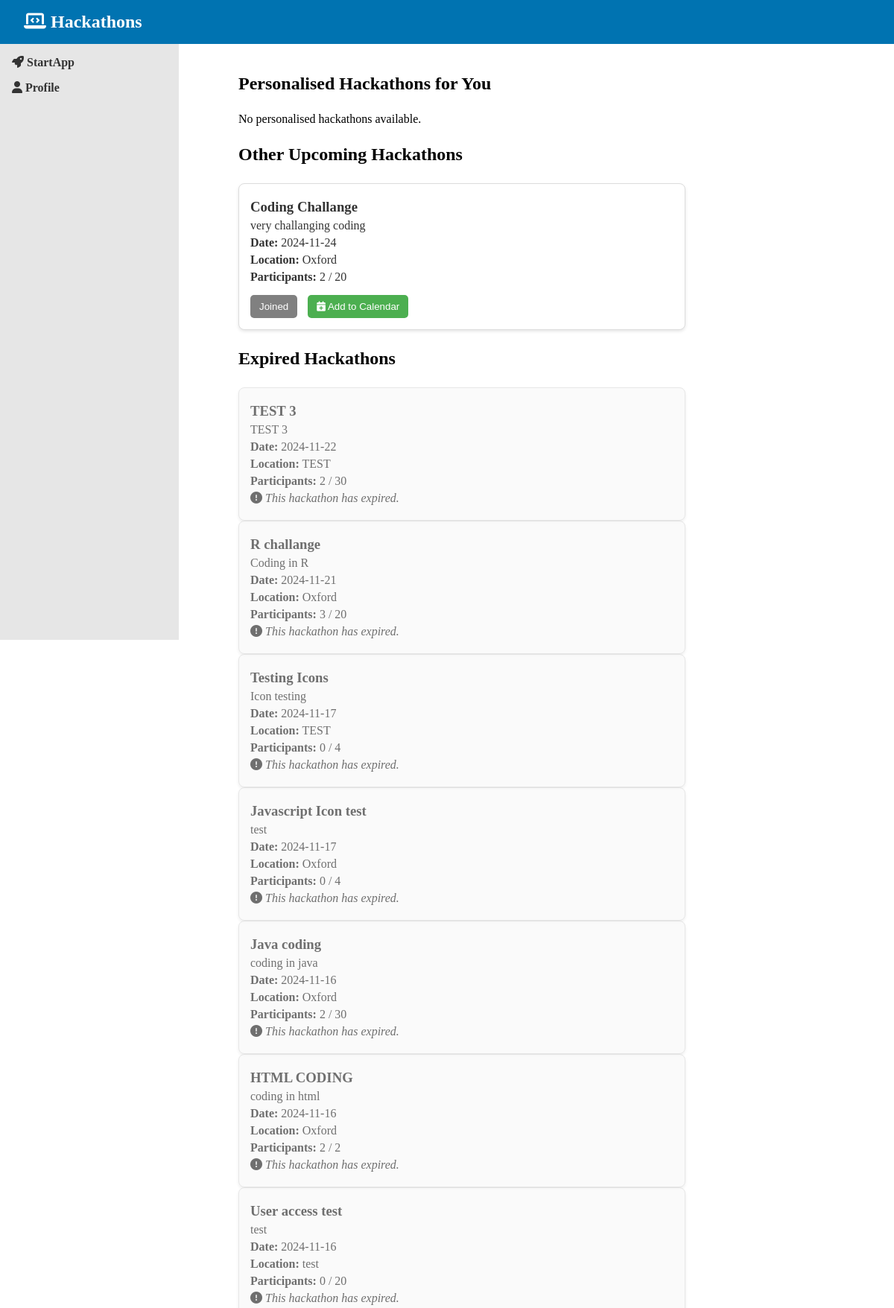
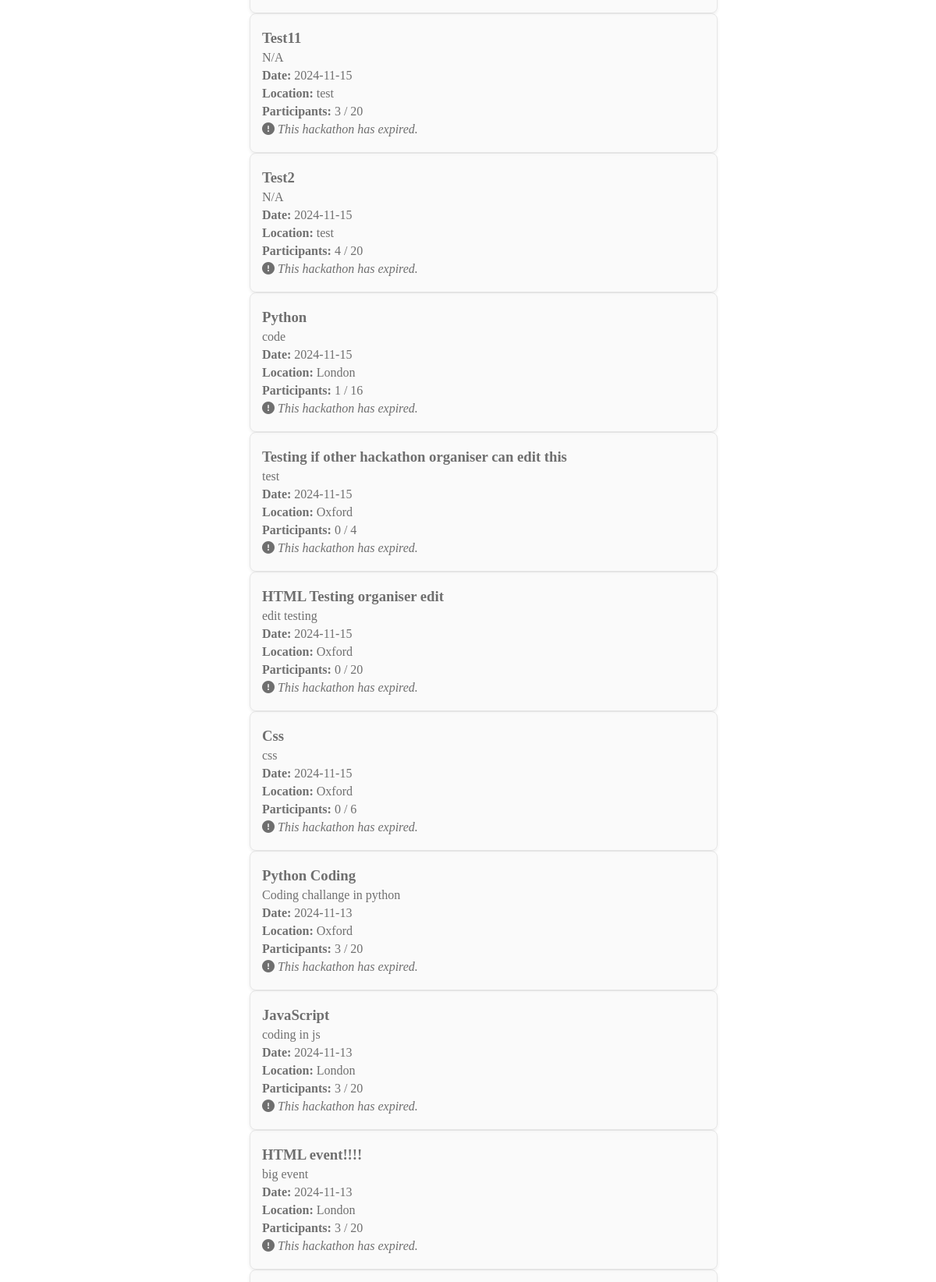
Page /hack (signed in, upper part) on the committed database (2 pictures, top to bottom).
### tables this page shows
CREATE TABLE hackathons (
    id INTEGER PRIMARY KEY AUTOINCREMENT,
    title TEXT NOT NULL,
    description TEXT NOT NULL,
    date TEXT NOT NULL,
    location TEXT NOT NULL
, max_participants INTEGER DEFAULT 0, current_participants INTEGER DEFAULT 0, created_by TEXT);

### app.py (the view, shortened to what this page needs)
@app.route('/hack', methods=['GET'])
def hack():
    if 'username' not in session:
        flash("Please log in to view hackathons.", "error")
        return redirect(url_for('home'))
    username = session['username']
    today = datetime.now().date()
    user_profile = query_db("SELECT skills FROM user_profiles WHERE username = ?", [username], one=True)
    user_skills = user_profile[0].split(',') if user_profile and user_profile[0] else []
    hackathon_base_query = """
    SELECT h.id, h.title, h.description, h.date, h.location, h.max_participants,
           h.created_by,  -- Include the creator field
           COUNT(p.id) AS current_participants,
           CASE WHEN p2.username IS NOT NULL THEN 1 ELSE 0 END AS joined
    FROM hackathons h
    LEFT JOIN participants p ON h.id = p.hackathon_id
    LEFT JOIN participants p2 ON h.id = p2.hackathon_id AND p2.username = ?
    WHERE h.date >= ?
"""
    if user_skills:
        skill_conditions = " OR ".join([
            "(LOWER(h.title) LIKE LOWER(?) OR LOWER(h.description) LIKE LOWER(?))"
            for _ in user_skills
        ])
        skill_params = [f"%{skill.strip().lower()}%" for skill in user_skills for _ in range(2)]
        matching_hackathons = query_db(f"""
            {hackathon_base_query} AND ({skill_conditions})
            GROUP BY h.id
            ORDER BY h.date ASC
        """, [username, today] + skill_params)
        other_hackathons = query_db(f"""
            {hackathon_base_query} AND NOT ({skill_conditions})
            GROUP BY h.id
            ORDER BY h.date ASC
        """, [username, today] + skill_params)
    expired_hackathons = query_db("""
        SELECT h.id, h.title, h.description, h.date, h.location, h.max_participants,
               COUNT(p.id) AS current_participants,
               CASE WHEN p2.username IS NOT NULL THEN 1 ELSE 0 END AS joined  -- Check join status for expired hackathons
        FROM hackathons h
        LEFT JOIN participants p ON h.id = p.hackathon_id
        LEFT JOIN participants p2 ON h.id = p2.hackathon_id AND p2.username = ?
        WHERE h.date < ?
        GROUP BY h.id
        ORDER BY h.date DESC
    """, [username, today])
    return render_template(
        'hack.html',
        matching_hackathons=matching_hackathons,
        other_hackathons=other_hackathons,
        expired_hackathons=expired_hackathons
    )

### app.py (called while the page is built)
def get_db():
     db = sqlite3.connect('database.sqlite')
     db.row_factory = sqlite3.Row
     return db

def query_db(query, args=(), one=False):
     cur = get_db().execute(query, args)
     rv = cur.fetchall()
     cur.close()
     return (rv[0] if rv else None) if one else rv

### templates/hack.html (shortened to what this page needs)
<!DOCTYPE html>
<html lang="en">
<head>
    <link rel="stylesheet" href="{{ url_for('static', filename='css/hack.css') }}">
</head>
<body>
    <header>
        <div class="navbar">
            <h1><i class="fas fa-laptop-code"></i> Hackathons</h1>
        </div>
    </header>
    <aside class="sidebar">
        <ul>
            <li><a href="/"><i class="fas fa-rocket"></i> StartApp</a></li>
            <li><a href="/profile"><i class="fas fa-user"></i> Profile</a></li>
        </ul>
    </aside>
    <main class="container">
        <div id="hackathon-feed">
            <h2>Personalised Hackathons for You</h2>
            <div id="personalised-hackathons">
                {% if matching_hackathons %}
                    {% for hackathon in matching_hackathons %}
                    <div class="hackathon-post" data-id="{{ hackathon.id }}">
                        <h3>{{ hackathon.title }}</h3>
                        <p>{{ hackathon.description }}</p>
                        <p><strong>Date:</strong> {{ hackathon.date }}</p>
                        <p><strong>Location:</strong> {{ hackathon.location }}</p>
                        <p class="participants-info"><strong>Participants:</strong> {{ hackathon.current_participants }} / {{ hackathon.max_participants }}</p>
                        {% if hackathon.joined == 1 %}
                            <button class="join-hackathon-btn joined" disabled>Joined</button>
                            <button onclick="location.href='/add_to_google_calendar/{{ hackathon.id }}'" class="calendar-btn">
                                <i class="fas fa-calendar-plus"></i> Add to Calendar
                            </button>
                        {% else %}
                            <button class="join-hackathon-btn" data-id="{{ hackathon.id }}" onclick="joinHackathon('{{ hackathon.id }}')">
                                <i class="fas fa-user-plus"></i> Join
                            </button>
                        {% endif %}
                        {% if session.get('username') == hackathon.created_by %}
                            <button class="edit-hackathon-btn" onclick="editHackathon('{{ hackathon.id }}')">
                                <i class="fas fa-edit"></i> Edit
                            </button>
                        {% endif %}
                    </div>
                    {% endfor %}
                {% else %}
                    <p id="no-personalised-message">No personalised hackathons available.</p>
                {% endif %}
            </div>
            <h2>Other Upcoming Hackathons</h2>
            <div id="other-hackathons">
                {% for hackathon in other_hackathons %}
                <div class="hackathon-post" data-id="{{ hackathon.id }}">
                    <h3>{{ hackathon.title }}</h3>
                    <p>{{ hackathon.description }}</p>
                    <p><strong>Date:</strong> {{ hackathon.date }}</p>
                    <p><strong>Location:</strong> {{ hackathon.location }}</p>
                    <p class="participants-info"><strong>Participants:</strong> {{ hackathon.current_participants }} / {{ hackathon.max_participants }}</p>
                    {% if hackathon.joined == 1 %}
                        <button class="join-hackathon-btn joined" disabled>Joined</button>
                        <button onclick="location.href='/add_to_google_calendar/{{ hackathon.id }}'" class="calendar-btn">
                            <i class="fas fa-calendar-plus"></i> Add to Calendar
                        </button>
                    {% else %}
                        <button class="join-hackathon-btn" data-id="{{ hackathon.id }}" onclick="joinHackathon('{{ hackathon.id }}')">
                            <i class="fas fa-user-plus"></i> Join
                        </button>
                    {% endif %}
                </div>
                {% endfor %}
            </div>
            <h2>Expired Hackathons</h2>
            <div id="expired-hackathons">
                {% for hackathon in expired_hackathons %}
                <div class="hackathon-post expired">
                    <h3>{{ hackathon.title }}</h3>
                    <p>{{ hackathon.description }}</p>
                    <p><strong>Date:</strong> {{ hackathon.date }}</p>
                    <p><strong>Location:</strong> {{ hackathon.location }}</p>
                    <p class="participants-info"><strong>Participants:</strong> {{ hackathon.current_participants }} / {{ hackathon.max_participants }}</p>
                    <p class="expired-note"><i class="fas fa-exclamation-circle"></i> This hackathon has expired.</p>
                </div>
                {% endfor %}
            </div>
        </div>
    </main>
</body>
</html>

### static/css/hack.css (style rules this page uses)
* { margin: 0; padding: 0; box-sizing: border-box; }
.navbar { background-color: #0073b1; color: white; padding: 1rem 2rem; display: flex; justify-content: space-between; align-items: center; }
.navbar h1 { font-size: 1.5rem; }
.sidebar { width: 20%; background-color: #e6e6e6; padding: 1rem; height: 100vh; position: fixed; left: 0; }
.sidebar ul { list-style: none; }
.sidebar ul li { margin-bottom: 1rem; }
.sidebar ul li a { color: #333; text-decoration: none; font-weight: bold; }
.container { width: 70%; margin: 20px auto; padding: 20px; display: flex; flex-direction: column; align-items: center; margin-left: 25%; }
#hackathon-feed { width: 100%; display: flex; flex-direction: column; gap: 25px; }
.hackathon-post { background-color: white; padding: 15px; border-radius: 8px; box-shadow: 0px 2px 4px rgba(0, 0, 0, 0.1); border: 1px solid #ddd; width: 100%; max-width: 600px; word-wrap: break-word; }
.hackathon-post h3, .hackathon-post p { text-align: left; margin: 5px 0; color: #333; }
.expired { opacity: 0.7; background-color: #f9f9f9; }
.expired-note { color: red; font-style: italic; }
.join-hackathon-btn { background-color: #0073b1; color: white; border: none; padding: 8px 12px; cursor: pointer; border-radius: 5px; margin-top: 10px; }
.join-hackathon-btn.joined { background-color: gray; cursor: default; }
.calendar-btn { background-color: #4CAF50; color: white; border: none; padding: 8px 12px; cursor: pointer; border-radius: 5px; margin-left: 10px; margin-top: 10px; }

### rows in the picture
hackathons: title "Coding Challange", description "very challanging coding", date "2024-11-24", location "Oxford", current_participants "2", max_participants "20"
hackathons: title "TEST 3", description "TEST 3", date "2024-11-22", location "TEST", current_participants "2", max_participants "30"
hackathons: title "R challange", description "Coding in R", date "2024-11-21", location "Oxford", current_participants "3", max_participants "20"
hackathons: title "Testing Icons", description "Icon testing", date "2024-11-17", location "TEST", current_participants "0", max_participants "4"
hackathons: title "Javascript Icon test", description "test", date "2024-11-17", location "Oxford", current_participants "0", max_participants "4"
hackathons: title "Java coding", description "coding in java", date "2024-11-16", location "Oxford", current_participants "2", max_participants "30"
hackathons: title "HTML CODING", description "coding in html", date "2024-11-16", location "Oxford", current_participants "2", max_participants "2"
hackathons: title "User access test", description "test", date "2024-11-16", location "test", current_participants "0", max_participants "20"
hackathons: title "Test11", description "N/A", date "2024-11-15", location "test", current_participants "3", max_participants "20"
hackathons: title "Test2", description "N/A", date "2024-11-15", location "test", current_participants "4", max_participants "20"
hackathons: title "Python", description "code", date "2024-11-15", location "London", current_participants "1", max_participants "16"
hackathons: title "Testing if other hackathon organiser can edit this", description "test", date "2024-11-15", location "Oxford", current_participants "0", max_participants "4"
hackathons: title "HTML Testing organiser edit", description "edit testing", date "2024-11-15", location "Oxford", current_participants "0", max_participants "20"
hackathons: title "Css", description "css", date "2024-11-15", location "Oxford", current_participants "0", max_participants "6"
hackathons: title "Python Coding", description "Coding challange in python", date "2024-11-13", location "Oxford", current_participants "3", max_participants "20"
hackathons: title "JavaScript", description "coding in js", date "2024-11-13", location "London", current_participants "3", max_participants "20"
hackathons: title "HTML event!!!!", description "big event", date "2024-11-13", location "London", current_participants "3", max_participants "20"
